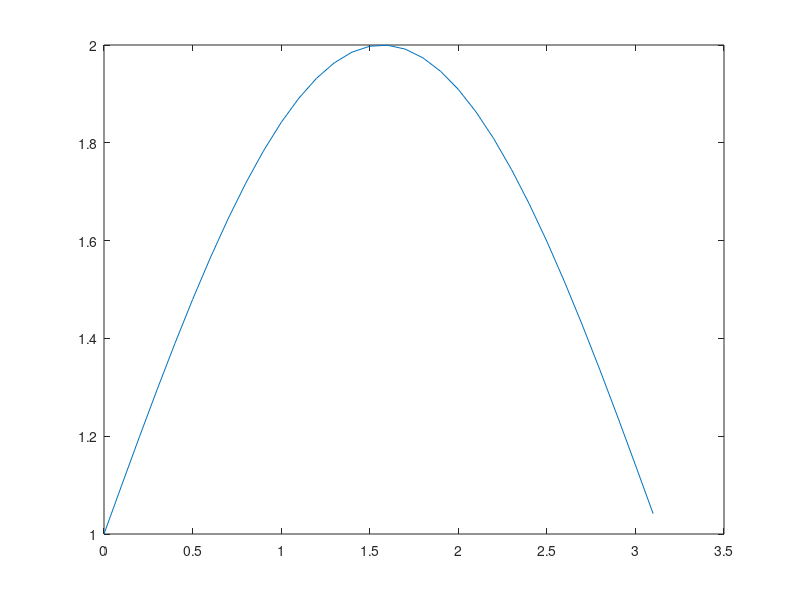

MATLAB code for this plot: (Note: this script raises an error after producing the figure.)
%% Syntax
%       setAxisLimits(dim, LB, UB)
%       
%% Description
% |setAxisLimits(dim, LB, UB)| sets axis limits using <matlab:doc('xlim')
% matlab/xlim>, <matlab:doc('ylim') matlab/ylim> and <matlab:doc('zlim')
% matlab/zlim> depending on the given dimension |dim|. If |dim| is 1, then
% next to |xlim| also |ylim| is set. It is set to |ylim([0.90, 1.10])|.
% This is useful to plot 1-dimensional data with an artificial second
% dimension being 1. 
%
%%
% @param |dim| : dimension, double scalar integer value greater equal 1.
%
%%
% @param |LB| : lower bound, |dim| dimensional numeric (double) vector
%
%%
% @param |UB| : upper bound, |dim| dimensional numeric (double) vector
%
%% Example
% 

plot(0:0.1:pi, sin(0:0.1:pi) + 1)
setAxisLimits(2, [0,1], [pi,2])

%%
% plot 1-dimensional data

plot(0:0.1:pi, 1)
setAxisLimits(1, 0, pi)

%% Dependencies
% 
% This function calls:
%
% <html>
% <a href="matlab:doc xlim">
% matlab/xlim</a>
% </html>
% ,
% <html>
% <a href="matlab:doc ylim">
% matlab/ylim</a>
% </html>
% ,
% <html>
% <a href="matlab:doc zlim">
% matlab/zlim</a>
% </html>
% ,
% <html>
% <a href="matlab:doc script_collection/checkargument">
% script_collection/checkArgument</a>
% </html>
% ,
% <html>
% <a href="matlab:doc matlab/validateattributes">
% matlab/validateattributes</a>
% </html>
%
% and is called by:
%
% <html>
% <a href="matlab:doc('numerics_tool/plotpointswithconstraints')">
% numerics_tool/numerics.conSetOfPoints.plotPointsWithConstraints</a>
% </html>
% ,
% <html>
% <a href="matlab:doc('numerics_tool/validatesetforconstraints')">
% numerics_tool/numerics.conSetOfPoints.validateSetForConstraints</a>
% </html>
%
%% See Also
%
% <html>
% <a href="matlab:doc pi">
% matlab/pi</a>
% </html>
%
%% TODOs
% # create documentation for script file
%
%% <<AuthorTag_DG/>>


